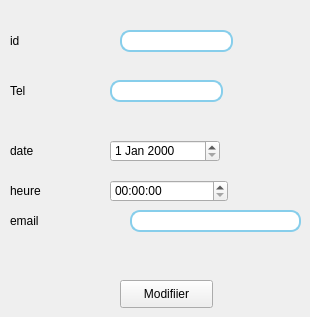
      <widget class="QWidget" name="tab_26">
       <attribute name="title">
        <string>Modifier</string>
       </attribute>
       <widget class="QLineEdit" name="lineEditNom_15">
        <property name="geometry">
         <rect>
          <x>120</x>
          <y>30</y>
          <width>113</width>
          <height>22</height>
         </rect>
        </property>
        <property name="styleSheet">
         <string notr="true">background:white;
border-radius:10px;
border: 1.5px solid skyblue;
color:black;
font: 63 8pt &quot;Cascadia Code SemiBold&quot;;
</string>
        </property>
       </widget>
       <widget class="QLineEdit" name="lineEditNom_16">
        <property name="geometry">
         <rect>
          <x>110</x>
          <y>80</y>
          <width>113</width>
          <height>22</height>
         </rect>
        </property>
        <property name="styleSheet">
         <string notr="true">background:white;
border-radius:10px;
border: 1.5px solid skyblue;
color:black;
font: 63 8pt &quot;Cascadia Code SemiBold&quot;;
</string>
        </property>
       </widget>
       <widget class="QLabel" name="label_70">
        <property name="geometry">
         <rect>
          <x>10</x>
          <y>30</y>
          <width>121</width>
          <height>21</height>
         </rect>
        </property>
        <property name="text">
         <string>id</string>
        </property>
        <property name="textFormat">
         <enum>Qt::AutoText</enum>
        </property>
       </widget>
       <widget class="QLabel" name="label_71">
        <property name="geometry">
         <rect>
          <x>10</x>
          <y>80</y>
          <width>121</width>
          <height>21</height>
         </rect>
        </property>
        <property name="text">
         <string>Tel</string>
        </property>
        <property name="textFormat">
         <enum>Qt::AutoText</enum>
        </property>
       </widget>
       <widget class="QLabel" name="label_72">
        <property name="geometry">
         <rect>
          <x>10</x>
          <y>140</y>
          <width>121</width>
          <height>21</height>
         </rect>
        </property>
        <property name="text">
         <string>date </string>
        </property>
        <property name="textFormat">
         <enum>Qt::AutoText</enum>
        </property>
       </widget>
       <widget class="QPushButton" name="modifier_4">
        <property name="geometry">
         <rect>
          <x>120</x>
          <y>280</y>
          <width>93</width>
          <height>28</height>
         </rect>
        </property>
        <property name="text">
         <string>Modifiier</string>
        </property>
       </widget>
       <widget class="QLabel" name="label_73">
        <property name="geometry">
         <rect>
          <x>10</x>
          <y>180</y>
          <width>121</width>
          <height>21</height>
         </rect>
        </property>
        <property name="text">
         <string>heure</string>
        </property>
        <property name="textFormat">
         <enum>Qt::AutoText</enum>
        </property>
       </widget>
       <widget class="QTimeEdit" name="timeEdit_8">
        <property name="geometry">
         <rect>
          <x>110</x>
          <y>180</y>
          <width>118</width>
          <height>22</height>
         </rect>
        </property>
       </widget>
       <widget class="QDateEdit" name="dateEdit_6">
        <property name="geometry">
         <rect>
          <x>110</x>
          <y>140</y>
          <width>110</width>
          <height>22</height>
         </rect>
        </property>
       </widget>
       <widget class="QLineEdit" name="ajouter_email_2">
        <property name="geometry">
         <rect>
          <x>130</x>
          <y>210</y>
          <width>171</width>
          <height>22</height>
         </rect>
        </property>
        <property name="styleSheet">
         <string notr="true">background:white;
border-radius:10px;
border: 1.5px solid skyblue;
color:black;
font: 63 8pt &quot;Cascadia Code SemiBold&quot;;
</string>
        </property>
       </widget>
       <widget class="QLabel" name="label_20">
        <property name="geometry">
         <rect>
          <x>10</x>
          <y>210</y>
          <width>121</width>
          <height>21</height>
         </rect>
        </property>
        <property name="text">
         <string>email</string>
        </property>
        <property name="textFormat">
         <enum>Qt::AutoText</enum>
        </property>
       </widget>
      </widget>
